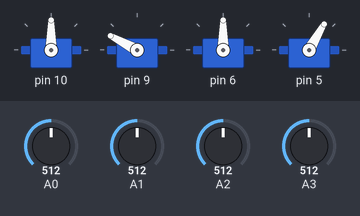
Simulated run of this sketch. Board: Arduino Uno, built with avr-gcc and run on an emulated ATmega328P. Parts: 4 × servo. The inputs (shaded band) are chosen by the test bench; at power-on: A0 = 512, A2 = 512, A1 = 512, A3 = 512.

Above: at 1.2 s.
1.3 s: A0 set to 430
2.8 s: A0 set to 393
At 3.26 s:
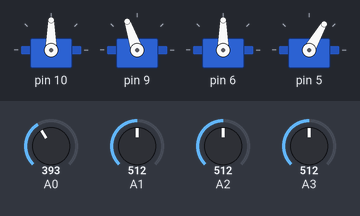
At 4.5 s:
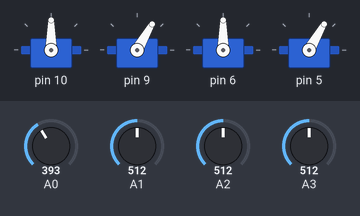
5.2 s: A2 set to 429
6.7 s: A2 set to 400
At 7.9 s:
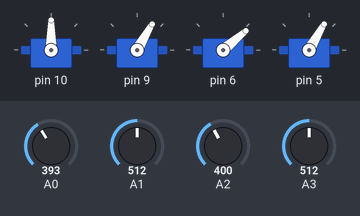
8.7 s: A1 set to 427
10.2 s: A1 set to 400
At 11.9 s:
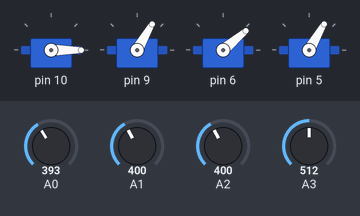
Timing chart, 0 to 13.4 s (numbered marks = the images above; inputs shaded):
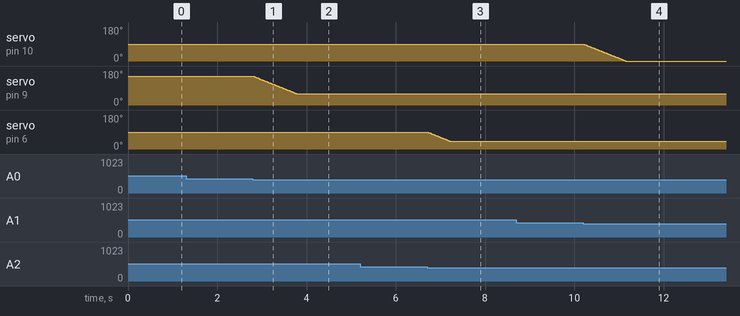

Measured:
- the behaviour switches between 412 and 411 on A0 (found by bisection; images 0 and 1)
- the behaviour switches between 412 and 411 on A2 (found by bisection; images 2 and 3)
- the behaviour switches between 412 and 411 on A1 (found by bisection; images 3 and 4)
- after the input at 1.3 s, every drawn part: stays the same
- after the input at 2.8 s, servo on pin 9: moves from 152° to 60° over 0.96 s, starting at once
- after the input at 5.2 s, every drawn part: stays the same
- after the input at 6.7 s, servo on pin 6: moves from 90° to 40° over 0.52 s, starting at once
- after the input at 8.7 s, every drawn part: stays the same
- after the input at 10.2 s, servo on pin 10: moves from 90° to 0° over 0.95 s, starting at once

The sketch:

BlauArm_ejemplo.ino
```cpp
#include <Servo.h> // Libreria de Servos

const int SERVOS = 4;
const int ACC = 10; // the accurancy of the potentiometer value before idle starts counting
int PIN[SERVOS], value[SERVOS], idle[SERVOS], currentAngle[SERVOS], MIN[SERVOS], MAX[SERVOS], INITANGLE[SERVOS], previousAngle[SERVOS],ANA[SERVOS];
Servo myservo[SERVOS];


void setup()   {
 ///////////////////////////////////////////////////////////////////////////////////Servo Intermedio
  PIN[0] = 10;
  MIN[0] = 0;
  MAX[0] = 180;
  INITANGLE[0] = 90;
  ANA[0] = 1;
  //Servo Izq
  PIN[1] = 9;
  MIN[1] = 60;
  MAX[1] = 165;
  INITANGLE[1] = 152;
  ANA[1] = 0;
  //Servo Der
  PIN[2] = 6;
  MIN[2] = 40;
  MAX[2] = 180;
  INITANGLE[2] = 90;
  ANA[2] = 2;
  //Servo pinza
  PIN[3] = 5;
  MIN[3] = 60;
  MAX[3] = 180;
  INITANGLE[3] = 60;
  ANA[3] = 3;
  ////////////////////////////////////////////////////////////////////////////////
  for (int i = 0; i < SERVOS; i++){
    myservo[i].attach(PIN[i]);
    myservo[i].write(INITANGLE[i]);
    value[i] = 0;
    idle[i] = 0;
    previousAngle[i]=INITANGLE[i];
  }
}

void loop() {
  delay(10);
    for (int i = 0; i < SERVOS; i++){
      value[i] = analogRead(ANA[i]);
      currentAngle[i] = myservo[i].read();

      if (value[i] > 612) {
        idle[i] = 0;

        if (currentAngle[i] < MAX[i]) ++currentAngle[i];
        if (!myservo[i].attached()){
          myservo[i].attach(PIN[i]);
        }
        myservo[i].write(currentAngle[i]);
      } else if (value[i] < 412) {
      idle[i] = 0;
      if (currentAngle[i] > MIN[i]) --currentAngle[i];
      if (!myservo[i].attached()){
        myservo[i].attach(PIN[i]);
      }
      myservo[i].write(currentAngle[i]);
    } else {
      ++idle[i];
    }
    if (idle[i] > 100){
      myservo[i].detach();
      idle[i] = 0;
    }
    }
    }
```
